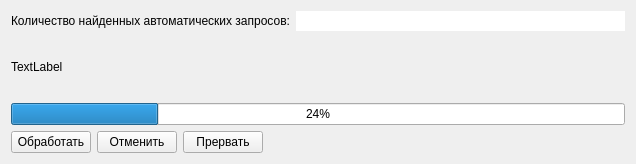
<?xml version="1.0" encoding="UTF-8"?>
<ui version="4.0">
 <class>FAutoZapr</class>
 <widget class="QWidget" name="FAutoZapr">
  <property name="windowModality">
   <enum>Qt::ApplicationModal</enum>
  </property>
  <property name="geometry">
   <rect>
    <x>0</x>
    <y>0</y>
    <width>636</width>
    <height>164</height>
   </rect>
  </property>
  <property name="windowTitle">
   <string>Обработка автоматических запросов</string>
  </property>
  <property name="windowIcon">
   <iconset resource="res.qrc">
    <normaloff>:/res/1/database_go.png</normaloff>:/res/1/database_go.png</iconset>
  </property>
  <layout class="QGridLayout" name="gridLayout">
   <item row="0" column="0">
    <layout class="QHBoxLayout" name="horizontalLayout">
     <item>
      <widget class="QLabel" name="label">
       <property name="text">
        <string>Количество найденных автоматических запросов:</string>
       </property>
      </widget>
     </item>
     <item>
      <widget class="QLineEdit" name="le_kolzap">
       <property name="frame">
        <bool>false</bool>
       </property>
       <property name="readOnly">
        <bool>true</bool>
       </property>
      </widget>
     </item>
    </layout>
   </item>
   <item row="1" column="0">
    <widget class="QLabel" name="l_inf">
     <property name="text">
      <string>TextLabel</string>
     </property>
     <property name="scaledContents">
      <bool>true</bool>
     </property>
    </widget>
   </item>
   <item row="2" column="0">
    <widget class="QProgressBar" name="pb">
     <property name="value">
      <number>24</number>
     </property>
    </widget>
   </item>
   <item row="3" column="0">
    <layout class="QHBoxLayout" name="horizontalLayout_2">
     <item>
      <widget class="QPushButton" name="pb_Obr">
       <property name="text">
        <string>Обработать</string>
       </property>
       <property name="icon">
        <iconset resource="res.qrc">
         <normaloff>:/res/Yes.png</normaloff>:/res/Yes.png</iconset>
       </property>
       <property name="iconSize">
        <size>
         <width>32</width>
         <height>32</height>
        </size>
       </property>
      </widget>
     </item>
     <item>
      <widget class="QPushButton" name="pb_Otm">
       <property name="text">
        <string>Отменить</string>
       </property>
       <property name="icon">
        <iconset resource="res.qrc">
         <normaloff>:/res/Exit.png</normaloff>:/res/Exit.png</iconset>
       </property>
       <property name="iconSize">
        <size>
         <width>32</width>
         <height>32</height>
        </size>
       </property>
      </widget>
     </item>
     <item>
      <widget class="QPushButton" name="pb_Abort">
       <property name="text">
        <string>Прервать</string>
       </property>
       <property name="icon">
        <iconset resource="res.qrc">
         <normaloff>:/res/Delete.png</normaloff>:/res/Delete.png</iconset>
       </property>
       <property name="iconSize">
        <size>
         <width>32</width>
         <height>32</height>
        </size>
       </property>
      </widget>
     </item>
     <item>
      <spacer name="horizontalSpacer">
       <property name="orientation">
        <enum>Qt::Horizontal</enum>
       </property>
       <property name="sizeHint" stdset="0">
        <size>
         <width>40</width>
         <height>20</height>
        </size>
       </property>
      </spacer>
     </item>
    </layout>
   </item>
  </layout>
 </widget>
 <resources>
  <include location="res.qrc"/>
 </resources>
 <connections/>
</ui>
